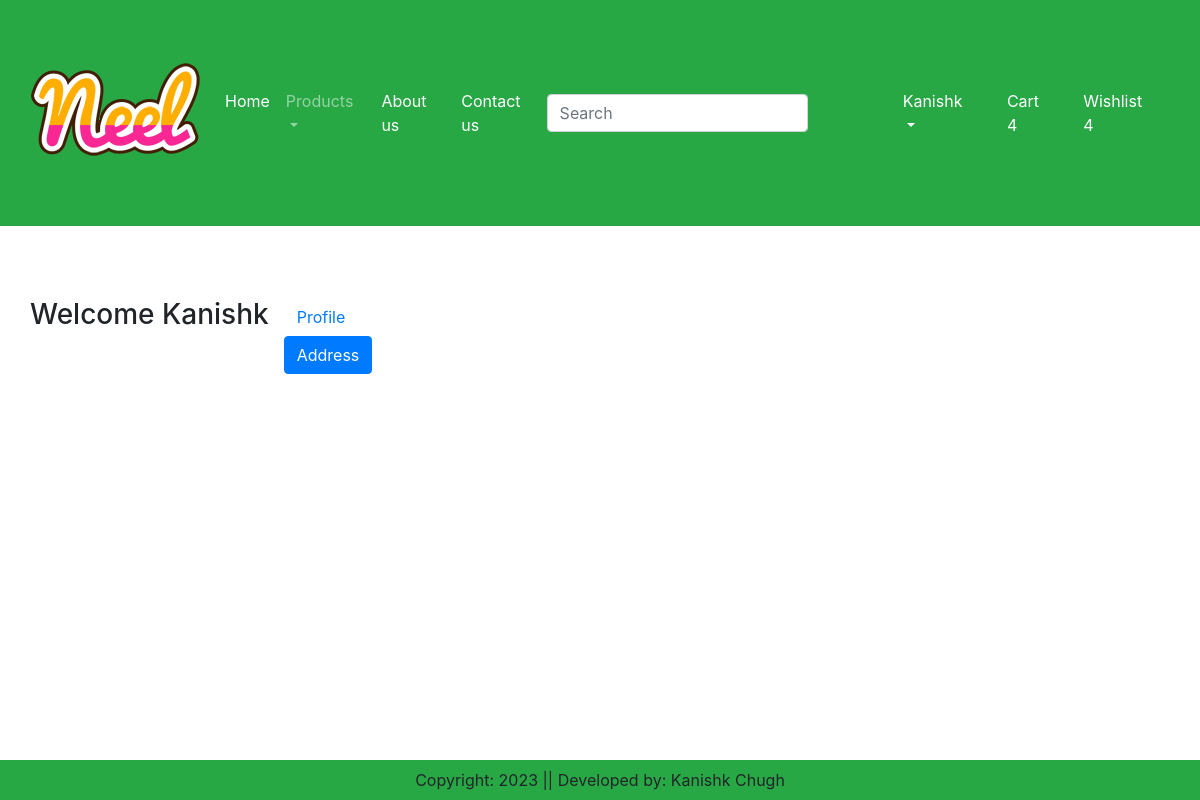
/address/ (signed in), run on an earlier commit of the app's database.
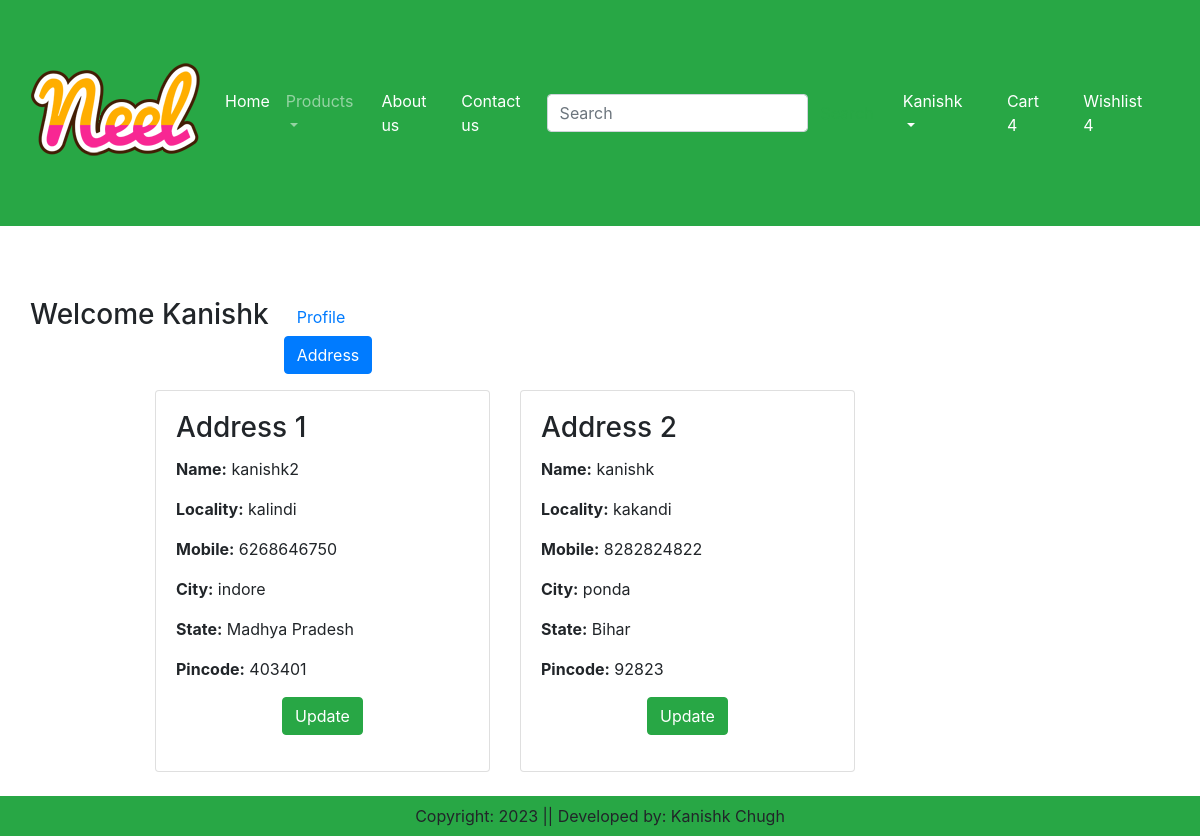
And on a later commit of the database.
### app/models.py (models this page shows, shortened)
class Customer(models.Model):
    user = models.ForeignKey(User, on_delete = models.CASCADE)
    name = models.CharField(max_length = 100)
    locality = models.CharField(max_length = 100)
    city = models.CharField(max_length = 100)
    mobile = models.IntegerField(default = 0)
    zipcode = models.IntegerField()
    state = models.CharField(choices = STATE_CHOICES, max_length = 100)

### app/views.py (the view)
# urls.py: path('address/', views.address, name = 'address'),
def address(request):
    add = Customer.objects.filter(user = request.user)
    return render(request, 'app/address.html', locals())

### app/templates/app/address.html (shortened to what this page needs)
{% extends 'app/base.html' %}
{% load static %}
 {% block main-content %}
    <div class="container my-5">
        <div class="row">
            <h3> Welcome <span class="text-capitalize"> {{request.user}} </span></h3>
            <div class="col-sm-2 border-end">
                <ul class="list-unstyled">
                    <li class="d-grid"> <a href="{% url 'profile' %}" class="btn"> Profile</a></li>
                    <li class="d-grid"> <a href="{% url 'address' %}" class="btn btn-primary"> Address</a></li>
                </ul>
            </div>
            <div class="col-sm-8 offset-sm-1">
                <div class="container">
                    <div class="row">
                        {% for ad in add %}
                            <div class="col-md-6">
                                <div class="card mb-3">
                                    <div class="card-body">
                                        <h3 class="card-title">Address {{ forloop.counter}}</h3>
                                        <p class="card-text"><strong>Name:</strong> {{ad.name}}</p>
                                        <p class="card-text"><strong>Locality:</strong> {{ad.locality}}</p>
                                        <p class="card-text"><strong>Mobile:</strong> {{ad.mobile}}</p>
                                        <p class="card-text"><strong>City:</strong> {{ad.city}}</p>
                                        <p class="card-text"><strong>State:</strong> {{ad.state}}</p>
                                        <p class="card-text"><strong>Pincode:</strong> {{ad.zipcode}}</p>
                                        <p class="text-center"> <a href="{% url 'updateAddress' pk=ad.id %}" type="submit" class="btn btn-success">Update</a> </p>
                                    </div>
                                </div>
                            </div>
                        {% endfor %}
                    </div>
                </div>
            </div>
        </div>
    </div>
 {% endblock main-content %}

### app/templates/app/base.html (shortened to what this page needs)
<!DOCTYPE html>
{% load static %}
<html lang="en">
  <head>
    <link
      rel="stylesheet"
      href="https://maxcdn.bootstrapcdn.com/bootstrap/4.0.0/css/bootstrap.min.css"
    />
    <link
      rel="stylesheet"
      href="https://maxcdn.bootstrapcdn.com/bootstrap/4.0.0/css/bootstrap.min.css"
    />
    <link rel="stylesheet" href="{% static '/app/css/all.min.css' %} " />
    <link rel="stylesheet" href="{% static '/app/css/style.css' %} " />
  </head>
  <body>
    <nav
      class="navbar navbar-expand-lg navbar-dark bg-success bg-body-tertiary"
    >
      <div class="container-fluid">
        <a class="navbar-brand" href="#">
          <img src="{% static '/app/images/neel.png' %}"/>
        </a>
        <div class="collapse navbar-collapse" id="navbarSupportedContent">
          <ul class="navbar-nav me-auto mb-2 mb-lg-0">
            {% if request.user.is_authenticated %}
            <li class="nav-item">
              <a class="nav-link active" aria-current="page" href="/">Home</a>
            </li>
            <li class="nav-item dropdown">
              <a
                class="nav-link dropdown-toggle"
                href="#"
                role="button"
                data-bs-toggle="dropdown"
                aria-expanded="false"
              >
                Products
              </a>
            </li>
            <li class="nav-item">
              <a class="nav-link text-white" href="{% url 'about' %}">About us</a>
            </li>
            <li class="nav-item">
              <a class="nav-link text-white" href="{% url 'contact' %}">Contact us</a>
            </li>
          </ul>
          <form class="d-flex" role="search">
            <input
              class="form-control me-2"
              type="search"
              placeholder="Search"
              aria-label="Search"
            />
            <button class="btn btn-outline-success" type="submit">
            </button>
          </form>
        </div>
        <ul class="navbar-nav me-auto mb-2 mb-lg-0">
          <li class="nav-item dropdown mx-2">
            <form method="post" action="{% url 'logout' %}">
                <a class="nav-link dropdown-toggle text-white" href="#" role="button" data-bs-toggle="dropdown" aria-expanded="false">
                    Kanishk
                </a>
            </form>
        </li>
          <li class="nav-item mx-2">
            <a href="#" class="nav-link text-white"> Cart 4</a>
          </li>
          <li class="nav-item mx-2">
            <a href="#" class="nav-link text-white"> Wishlist 4</a>
          </li>
          {% endif %}
        </ul>
      </div>
    </nav>
    <br>
    {% block main-content %}
    {% endblock main-content %}
    <footer class="container-fluid bg-success fixed-bottom text-center p-2 mt-5">Copyright: 2023 || Developed by: Kanishk Chugh</footer>
  </body>
</html>

What changed in the data, as far as the page shows it:
added Customer: name "kanishk2", locality "kalindi", mobile "6268646750", city "indore", state "Madhya Pradesh", zipcode "403401"
added Customer: name "kanishk", locality "kakandi", mobile "8282824822", city "ponda", state "Bihar", zipcode "92823"
